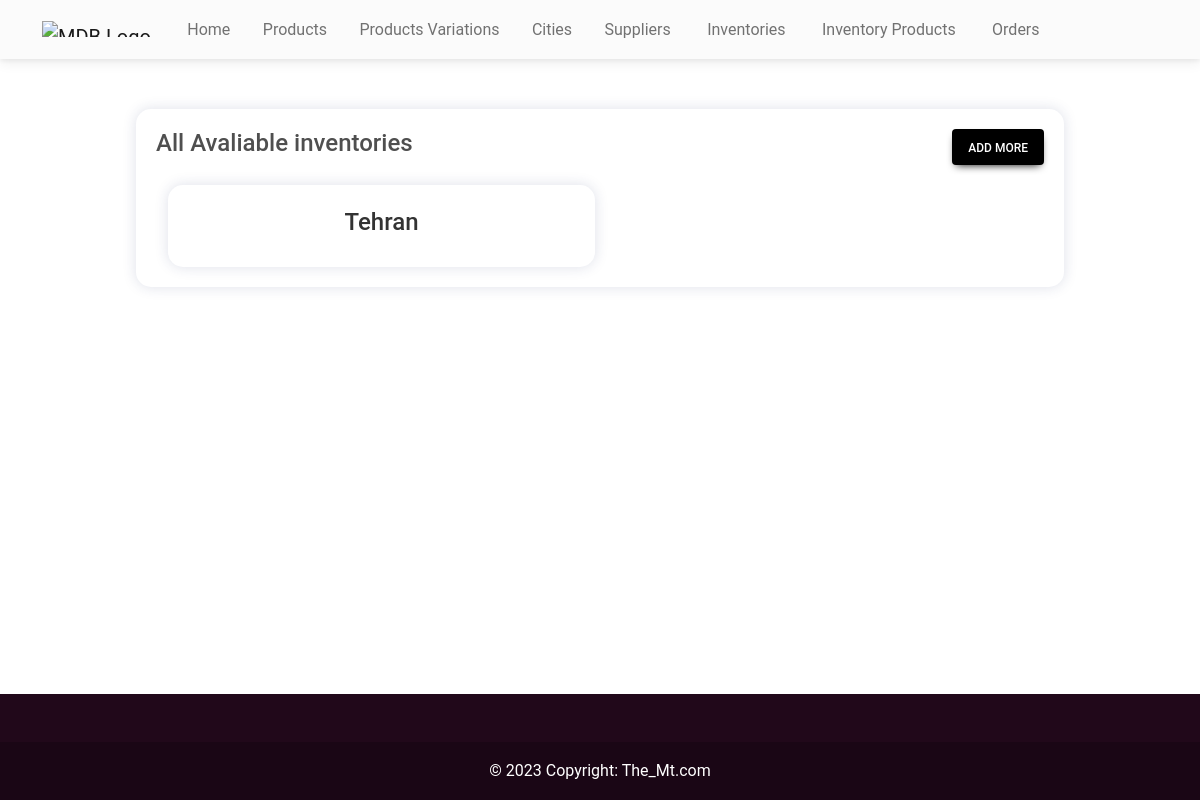
/adminHome/inventoryList/, run on an earlier commit of the app's database.
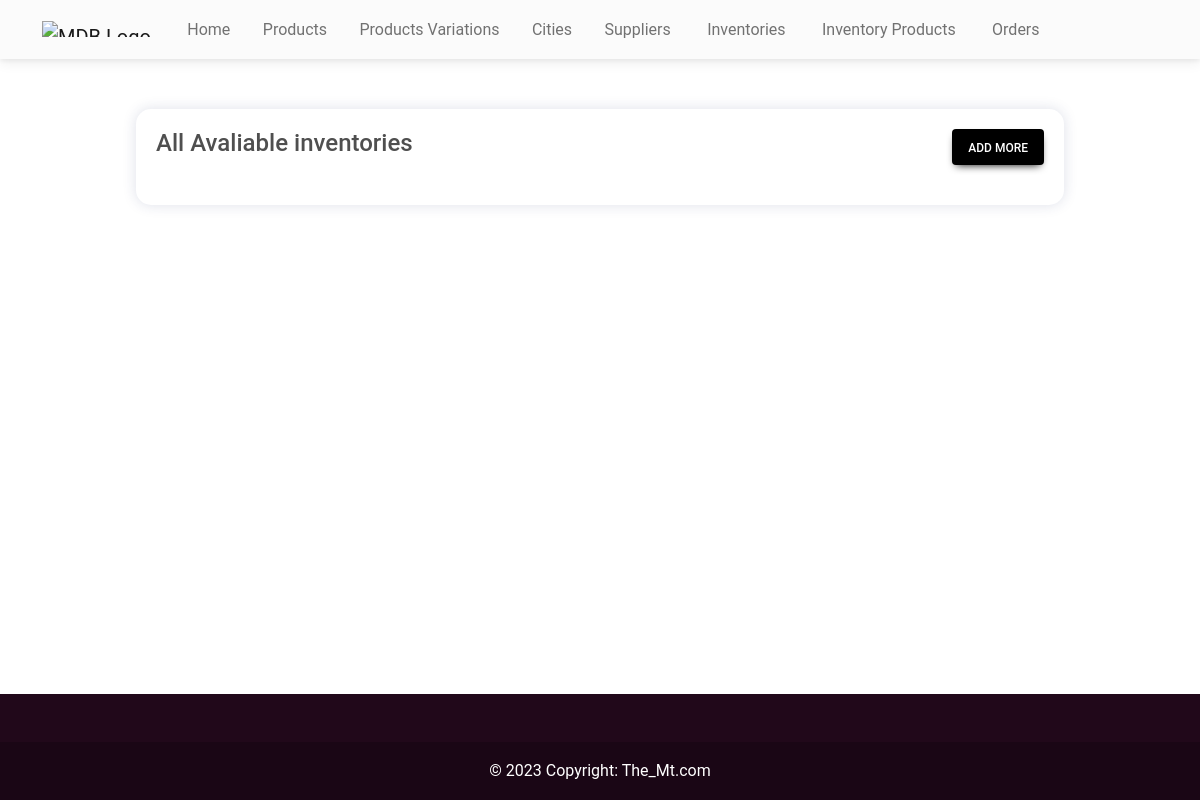
And on a later commit of the database.
### shop/models.py (models this page shows, shortened)
class Inventory(models.Model):
    cityId = models.ForeignKey(City, on_delete=models.CASCADE, verbose_name="City")

class City(models.Model):
    name = models.CharField(max_length=200, verbose_name="Name")

### shop/views.py (the view)
# urls.py: path('adminHome/inventoryList/', InventoryListView.as_view(), name='inventoryList'),
class InventoryListView(ListView):
    model = Inventory
    template_name = 'inventoryList.html'

### templates/inventoryList.html (shortened to what this page needs)
{% extends 'adminBase.html' %}
{% load static %}
{% block cssLinks %}
<link rel="stylesheet" href="{% static 'css/inventory.css' %}" />
{% endblock cssLinks %}
{% block content %}
<section class="inventoryList">
  <div class="wrapper">
    <div class="top">
      <h4>All Avaliable inventories</h4>
      <a class="btn btn-black px-3" role="button" href="{% url  'inventoryCreate' %}">Add more</a>
    </div>
    <div class="container">
      {% for inventory in object_list%}
      <div class="inventoryCard">
        <h4>{{ inventory.cityId.name }}</h4>
      </div>
      {% endfor %}
    </div>
  </div>
</section>
{% endblock content %}

What changed in the data, as far as the page shows it:
removed Inventory: cityId.name "Tehran"
